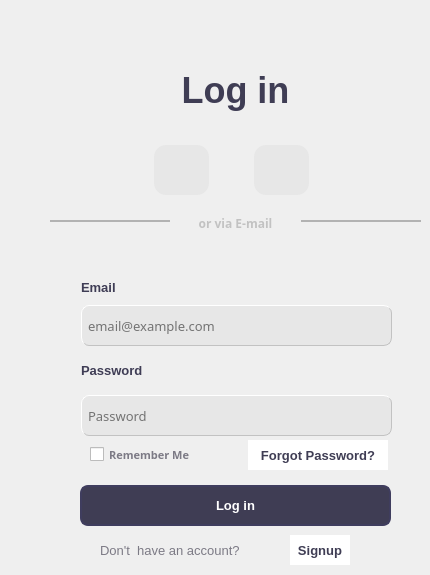
   <widget class="QWidget" name="LoginPage">
    <widget class="QLineEdit" name="txtEmail_login">
     <property name="geometry">
      <rect>
       <x>81</x>
       <y>305</y>
       <width>311</width>
       <height>41</height>
      </rect>
     </property>
     <property name="font">
      <font>
       <family>Sitka Small</family>
       <pointsize>10</pointsize>
      </font>
     </property>
     <property name="styleSheet">
      <string notr="true">border-style: outset;
border-width: 1px;
background-color: rgb(231, 231, 231);
border-radius: 8px;
border-color: rgb(194,194,194);
padding: 4px;</string>
     </property>
     <property name="text">
      <string/>
     </property>
     <property name="placeholderText">
      <string>email@example.com</string>
     </property>
    </widget>
    <widget class="QLabel" name="label_3">
     <property name="geometry">
      <rect>
       <x>110</x>
       <y>55</y>
       <width>251</width>
       <height>71</height>
      </rect>
     </property>
     <property name="font">
      <font>
       <family>Segoe UI</family>
       <pointsize>27</pointsize>
       <weight>75</weight>
       <bold>true</bold>
      </font>
     </property>
     <property name="styleSheet">
      <string notr="true">color:rgb(63, 61, 84)</string>
     </property>
     <property name="text">
      <string>Log in</string>
     </property>
     <property name="alignment">
      <set>Qt::AlignCenter</set>
     </property>
    </widget>
    <widget class="QPushButton" name="btnFacebook">
     <property name="geometry">
      <rect>
       <x>154</x>
       <y>145</y>
       <width>55</width>
       <height>50</height>
      </rect>
     </property>
     <property name="cursor">
      <cursorShape>PointingHandCursor</cursorShape>
     </property>
     <property name="autoFillBackground">
      <bool>false</bool>
     </property>
     <property name="styleSheet">
      <string notr="true">QPushButton{
color: #333;
border: 0px solid  rgb(231, 231, 231);
background-color: rgb(231, 231, 231);
border-radius: 12px;
color:rgb(240, 240, 240)
}
QPushButton:pressed{
background-color: rgb(240, 240, 240);
border-color: rgb(240, 240, 240);
}</string>
     </property>
     <property name="text">
      <string/>
     </property>
     <property name="icon">
      <iconset>
       <normaloff>Icons/icons8-facebook-circled-48.png</normaloff>Icons/icons8-facebook-circled-48.png</iconset>
     </property>
     <property name="iconSize">
      <size>
       <width>32</width>
       <height>32</height>
      </size>
     </property>
     <property name="flat">
      <bool>false</bool>
     </property>
    </widget>
    <widget class="QCheckBox" name="chkRememberme">
     <property name="geometry">
      <rect>
       <x>90</x>
       <y>445</y>
       <width>111</width>
       <height>19</height>
      </rect>
     </property>
     <property name="font">
      <font>
       <family>Segoe UI Semibold</family>
       <pointsize>8</pointsize>
       <weight>75</weight>
       <bold>true</bold>
      </font>
     </property>
     <property name="styleSheet">
      <string notr="true">color: rgb(124, 122, 133);</string>
     </property>
     <property name="text">
      <string>Remember Me</string>
     </property>
    </widget>
    <widget class="QLabel" name="label_4">
     <property name="geometry">
      <rect>
       <x>180</x>
       <y>215</y>
       <width>111</width>
       <height>20</height>
      </rect>
     </property>
     <property name="font">
      <font>
       <family>Segoe UI Semibold</family>
       <pointsize>9</pointsize>
       <weight>75</weight>
       <bold>true</bold>
      </font>
     </property>
     <property name="styleSheet">
      <string notr="true">color: rgb(194, 194, 194);
padding-bottom: 4px;
font-weight: 600;</string>
     </property>
     <property name="text">
      <string>or via E-mail</string>
     </property>
     <property name="alignment">
      <set>Qt::AlignCenter</set>
     </property>
    </widget>
    <widget class="QLineEdit" name="txtPassword_login">
     <property name="geometry">
      <rect>
       <x>81</x>
       <y>395</y>
       <width>311</width>
       <height>41</height>
      </rect>
     </property>
     <property name="font">
      <font>
       <family>Sitka Small</family>
       <pointsize>10</pointsize>
      </font>
     </property>
     <property name="styleSheet">
      <string notr="true">border-style: outset;
border-width: 1px;
background-color: rgb(231, 231, 231);
border-radius: 8px;
border-color: rgb(194,194,194);
padding: 4px;</string>
     </property>
     <property name="text">
      <string/>
     </property>
     <property name="placeholderText">
      <string>Password</string>
     </property>
    </widget>
    <widget class="QPushButton" name="btnForgotpwd">
     <property name="geometry">
      <rect>
       <x>248</x>
       <y>440</y>
       <width>140</width>
       <height>30</height>
      </rect>
     </property>
     <property name="font">
      <font>
       <family>Segoe UI</family>
       <pointsize>10</pointsize>
       <weight>75</weight>
       <bold>true</bold>
      </font>
     </property>
     <property name="cursor">
      <cursorShape>PointingHandCursor</cursorShape>
     </property>
     <property name="styleSheet">
      <string notr="true">QPushButton{
color: rgb(63, 61, 84);
border: 0px;
background-color: rgb(255, 255, 255);
}
QPushButton:pressed{
	color: rgb(103, 100, 138);
}</string>
     </property>
     <property name="text">
      <string>Forgot Password?</string>
     </property>
    </widget>
    <widget class="QLabel" name="lblEmail_2">
     <property name="geometry">
      <rect>
       <x>81</x>
       <y>277</y>
       <width>51</width>
       <height>21</height>
      </rect>
     </property>
     <property name="font">
      <font>
       <family>Segoe UI</family>
       <pointsize>10</pointsize>
       <weight>75</weight>
       <bold>true</bold>
      </font>
     </property>
     <property name="styleSheet">
      <string notr="true">color: rgb(63, 61, 85);</string>
     </property>
     <property name="text">
      <string>Email</string>
     </property>
    </widget>
    <widget class="QLabel" name="lblPassword_2">
     <property name="geometry">
      <rect>
       <x>81</x>
       <y>355</y>
       <width>71</width>
       <height>31</height>
      </rect>
     </property>
     <property name="font">
      <font>
       <family>Segoe UI</family>
       <pointsize>10</pointsize>
       <weight>75</weight>
       <bold>true</bold>
      </font>
     </property>
     <property name="styleSheet">
      <string notr="true">color: rgb(63, 61, 85);</string>
     </property>
     <property name="text">
      <string>Password</string>
     </property>
    </widget>
    <widget class="QPushButton" name="btnLogin">
     <property name="geometry">
      <rect>
       <x>80</x>
       <y>485</y>
       <width>311</width>
       <height>41</height>
      </rect>
     </property>
     <property name="font">
      <font>
       <family>Segoe UI</family>
       <pointsize>10</pointsize>
       <weight>75</weight>
       <bold>true</bold>
      </font>
     </property>
     <property name="cursor">
      <cursorShape>PointingHandCursor</cursorShape>
     </property>
     <property name="autoFillBackground">
      <bool>false</bool>
     </property>
     <property name="styleSheet">
      <string notr="true">QPushButton{
color: rgb(255, 255, 255);
background-color: rgb(63, 61, 84);
border: 2px solid  rgb(63, 61, 94);
border-radius: 8px;
padding: 4px;
box-shadow: 0 2px 2px 0 rgba(0, 0, 0, 0.16), 0 0 0 1px rgba(0, 0, 0, 0.08);
}
QPushButton:pressed{
	background-color: rgb(103, 100, 138);
}</string>
     </property>
     <property name="text">
      <string>Log in</string>
     </property>
     <property name="autoDefault">
      <bool>false</bool>
     </property>
     <property name="default">
      <bool>false</bool>
     </property>
     <property name="flat">
      <bool>true</bool>
     </property>
    </widget>
    <widget class="QPushButton" name="btnGoogle">
     <property name="geometry">
      <rect>
       <x>254</x>
       <y>145</y>
       <width>55</width>
       <height>50</height>
      </rect>
     </property>
     <property name="cursor">
      <cursorShape>PointingHandCursor</cursorShape>
     </property>
     <property name="autoFillBackground">
      <bool>false</bool>
     </property>
     <property name="styleSheet">
      <string notr="true">QPushButton{
color: #333;
border: 0px solid  rgb(231, 231, 231);
background-color: rgb(231, 231, 231);
border-radius: 12px;
color:rgb(240, 240, 240)
}
QPushButton:pressed{
background-color: rgb(240, 240, 240);
border-color: rgb(240, 240, 240);
}</string>
     </property>
     <property name="text">
      <string/>
     </property>
     <property name="icon">
      <iconset>
       <normaloff>Icons/icons8-google-48.png</normaloff>Icons/icons8-google-48.png</iconset>
     </property>
     <property name="iconSize">
      <size>
       <width>32</width>
       <height>32</height>
      </size>
     </property>
    </widget>
    <widget class="QLabel" name="label_10">
     <property name="geometry">
      <rect>
       <x>100</x>
       <y>535</y>
       <width>190</width>
       <height>31</height>
      </rect>
     </property>
     <property name="font">
      <font>
       <family>Segoe UI</family>
       <pointsize>10</pointsize>
       <weight>50</weight>
       <bold>false</bold>
      </font>
     </property>
     <property name="styleSheet">
      <string notr="true">color: rgb(124, 122, 133);</string>
     </property>
     <property name="text">
      <string>Don't  have an account?</string>
     </property>
    </widget>
    <widget class="QPushButton" name="btnSignupPage">
     <property name="geometry">
      <rect>
       <x>290</x>
       <y>535</y>
       <width>60</width>
       <height>30</height>
      </rect>
     </property>
     <property name="font">
      <font>
       <family>Segoe UI</family>
       <pointsize>10</pointsize>
       <weight>75</weight>
       <bold>true</bold>
      </font>
     </property>
     <property name="cursor">
      <cursorShape>PointingHandCursor</cursorShape>
     </property>
     <property name="styleSheet">
      <string notr="true">QPushButton{
color: rgb(63, 61, 84);
border: 0px;
background-color: rgb(255, 255, 255);
}
QPushButton:pressed{
	color: rgb(103, 100, 138);
}</string>
     </property>
     <property name="text">
      <string>Signup</string>
     </property>
     <property name="checkable">
      <bool>false</bool>
     </property>
     <property name="autoExclusive">
      <bool>false</bool>
     </property>
     <property name="default">
      <bool>false</bool>
     </property>
    </widget>
    <widget class="QFrame" name="frame_3">
     <property name="geometry">
      <rect>
       <x>50</x>
       <y>220</y>
       <width>120</width>
       <height>2</height>
      </rect>
     </property>
     <property name="sizePolicy">
      <sizepolicy hsizetype="Preferred" vsizetype="Preferred">
       <horstretch>0</horstretch>
       <verstretch>0</verstretch>
      </sizepolicy>
     </property>
     <property name="minimumSize">
      <size>
       <width>0</width>
       <height>2</height>
      </size>
     </property>
     <property name="maximumSize">
      <size>
       <width>200</width>
       <height>2</height>
      </size>
     </property>
     <property name="styleSheet">
      <string notr="true">background-color: rgb(231, 231, 231);</string>
     </property>
     <property name="frameShape">
      <enum>QFrame::StyledPanel</enum>
     </property>
     <property name="frameShadow">
      <enum>QFrame::Raised</enum>
     </property>
    </widget>
    <widget class="QFrame" name="frame_6">
     <property name="geometry">
      <rect>
       <x>301</x>
       <y>220</y>
       <width>120</width>
       <height>2</height>
      </rect>
     </property>
     <property name="sizePolicy">
      <sizepolicy hsizetype="Maximum" vsizetype="Minimum">
       <horstretch>0</horstretch>
       <verstretch>0</verstretch>
      </sizepolicy>
     </property>
     <property name="minimumSize">
      <size>
       <width>0</width>
       <height>2</height>
      </size>
     </property>
     <property name="maximumSize">
      <size>
       <width>200</width>
       <height>2</height>
      </size>
     </property>
     <property name="styleSheet">
      <string notr="true">background-color: rgb(231, 231, 231);</string>
     </property>
     <property name="frameShape">
      <enum>QFrame::StyledPanel</enum>
     </property>
     <property name="frameShadow">
      <enum>QFrame::Raised</enum>
     </property>
    </widget>
    <widget class="QLabel" name="lblError_login">
     <property name="geometry">
      <rect>
       <x>80</x>
       <y>245</y>
       <width>310</width>
       <height>22</height>
      </rect>
     </property>
     <property name="font">
      <font>
       <family>Segoe UI</family>
       <pointsize>10</pointsize>
       <weight>75</weight>
       <bold>true</bold>
      </font>
     </property>
     <property name="styleSheet">
      <string notr="true">QLabel{
color: rgb(250,0,0);
line-spacing: 2px;
}</string>
     </property>
     <property name="text">
      <string/>
     </property>
    </widget>
   </widget>
